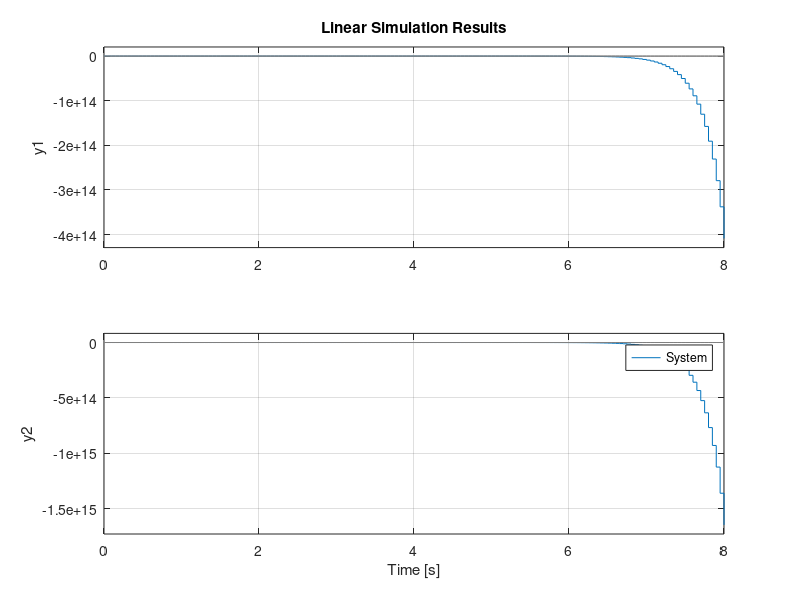

MATLAB code to generate this figure: (Note: this script raises an error after producing the figure.)
%% Prepare workspace
close;
clear;
clc;

%% Create the system
% The system has two states and one single input
A = [1, 0.9;0,1.1]*1.1;
B = [1.3,2; 0,1];
C = [1.15,2.3;5,6];
D = [0,1;2,3];

sys = ss(A,B,C,D,0.05);

x0 = [-0.2 0.3];                % Initial system states
t = 0:0.05:8;                   % Lenth of the trajectory (samplingtime 0.05s)
u_d = zeros(length(t),2);       % Create input trajectory
u_d(t>=2,1) = 1;
u_d(t>=2,2) = 2;
u_d = randn(length(t),2);

[y_d,t] = lsim(sys,u_d,t,x0);   % Simulate system response

figure()
lsim(sys,u_d,t,x0)              % Plot system response
legend('System')
grid on

%% Initalize DDMPC
n = 2;      % Upper system order
L = 50;     % Prediction horizon
R = 0.1*eye(2);    % Cost matrix R
Q = 1*eye(2);      % Cost matix Q

ddmpc= DDMPC(u_d,y_d,Q,R,1,L);

%% Training
% Initial training values
u = randn(2,1);
x = randn(n,1);
y_traj =[];
for i=1:100
    y = C * x + D * u;
    x = A * x + B * u;
    u = ddmpc.step(u,y); 
    y_traj = [y_traj; y'];
end
figure
plot(y_traj)
